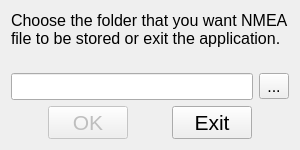
<?xml version="1.0" encoding="UTF-8"?>
<ui version="4.0">
 <class>NmeaDirDialog</class>
 <widget class="QDialog" name="nmeaDirDialog">
  <property name="geometry">
   <rect>
    <x>0</x>
    <y>0</y>
    <width>300</width>
    <height>150</height>
   </rect>
  </property>
  <property name="windowTitle">
   <string>GPS emulator</string>
  </property>
  <property name="windowIcon">
   <iconset resource="resourses.qrc">
    <normaloff>:/new/images/antenna.png</normaloff>:/new/images/antenna.png</iconset>
  </property>
  <layout class="QGridLayout" name="gridLayout">
   <item row="0" column="0">
    <widget class="QLabel" name="label">
     <property name="font">
      <font>
       <pointsize>12</pointsize>
      </font>
     </property>
     <property name="text">
      <string>Choose the folder that you want NMEA file to be stored or exit the application.</string>
     </property>
     <property name="wordWrap">
      <bool>true</bool>
     </property>
    </widget>
   </item>
   <item row="3" column="0">
    <spacer name="verticalSpacer">
     <property name="orientation">
      <enum>Qt::Vertical</enum>
     </property>
     <property name="sizeHint" stdset="0">
      <size>
       <width>20</width>
       <height>3</height>
      </size>
     </property>
    </spacer>
   </item>
   <item row="4" column="0">
    <layout class="QHBoxLayout" name="horizontalLayout_2">
     <item>
      <spacer name="horizontalSpacer_2">
       <property name="orientation">
        <enum>Qt::Horizontal</enum>
       </property>
       <property name="sizeHint" stdset="0">
        <size>
         <width>40</width>
         <height>20</height>
        </size>
       </property>
      </spacer>
     </item>
     <item>
      <widget class="QPushButton" name="okButton">
       <property name="enabled">
        <bool>false</bool>
       </property>
       <property name="font">
        <font>
         <pointsize>16</pointsize>
        </font>
       </property>
       <property name="text">
        <string>OK</string>
       </property>
      </widget>
     </item>
     <item>
      <spacer name="horizontalSpacer">
       <property name="orientation">
        <enum>Qt::Horizontal</enum>
       </property>
       <property name="sizeHint" stdset="0">
        <size>
         <width>40</width>
         <height>20</height>
        </size>
       </property>
      </spacer>
     </item>
     <item>
      <widget class="QPushButton" name="exitButton">
       <property name="font">
        <font>
         <pointsize>16</pointsize>
        </font>
       </property>
       <property name="text">
        <string>Exit</string>
       </property>
      </widget>
     </item>
     <item>
      <spacer name="horizontalSpacer_3">
       <property name="orientation">
        <enum>Qt::Horizontal</enum>
       </property>
       <property name="sizeHint" stdset="0">
        <size>
         <width>40</width>
         <height>20</height>
        </size>
       </property>
      </spacer>
     </item>
    </layout>
   </item>
   <item row="2" column="0">
    <layout class="QHBoxLayout" name="horizontalLayout">
     <item>
      <widget class="QLineEdit" name="lineEdit">
       <property name="font">
        <font>
         <pointsize>12</pointsize>
        </font>
       </property>
      </widget>
     </item>
     <item>
      <widget class="QToolButton" name="browseButton">
       <property name="font">
        <font>
         <pointsize>12</pointsize>
        </font>
       </property>
       <property name="text">
        <string>...</string>
       </property>
      </widget>
     </item>
    </layout>
   </item>
   <item row="1" column="0">
    <spacer name="verticalSpacer_2">
     <property name="orientation">
      <enum>Qt::Vertical</enum>
     </property>
     <property name="sizeHint" stdset="0">
      <size>
       <width>20</width>
       <height>40</height>
      </size>
     </property>
    </spacer>
   </item>
  </layout>
 </widget>
 <layoutdefault spacing="6" margin="11"/>
 <resources>
  <include location="resourses.qrc"/>
 </resources>
 <connections/>
</ui>
